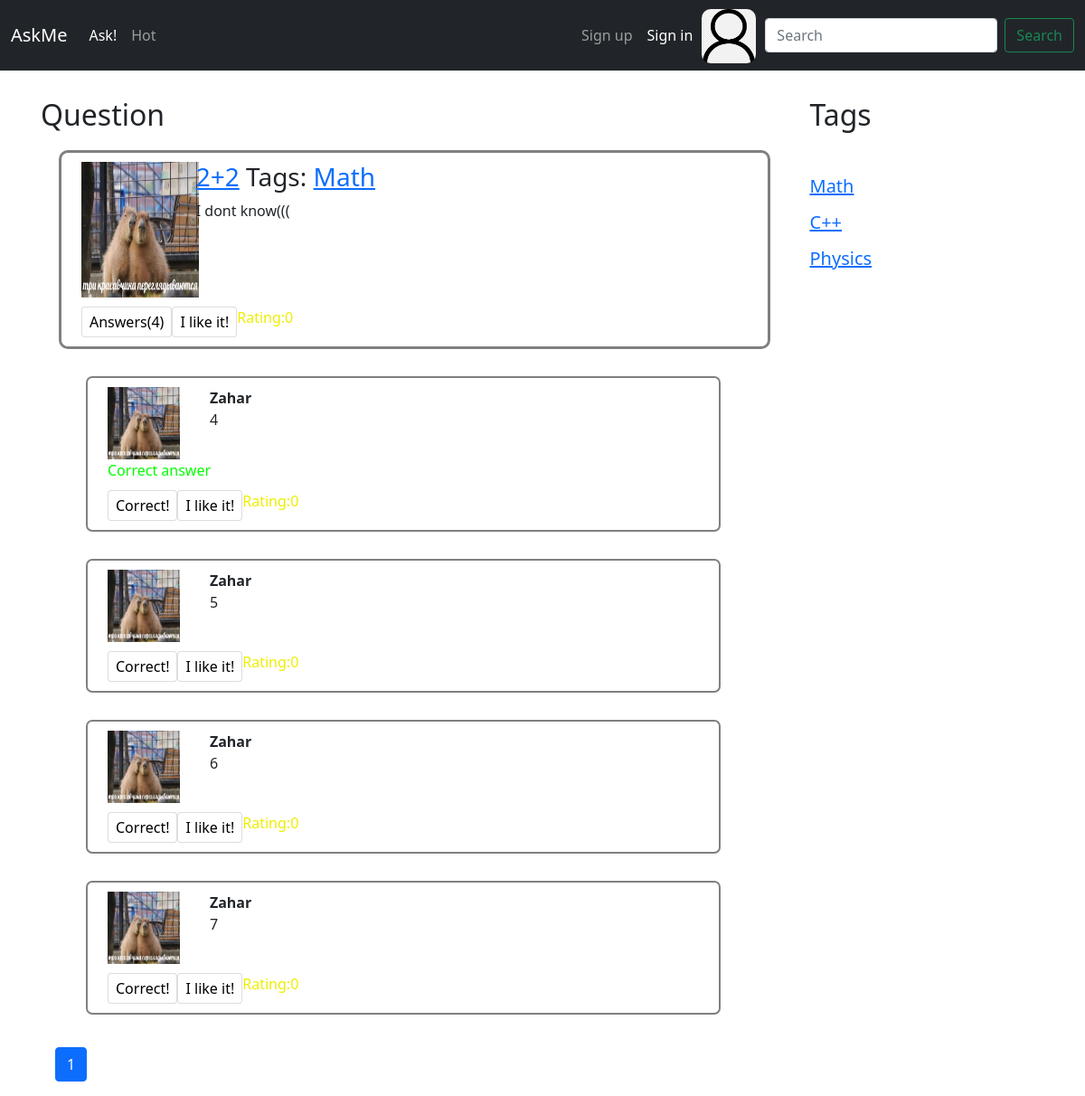
/question/1, run on an earlier commit of the app's database.
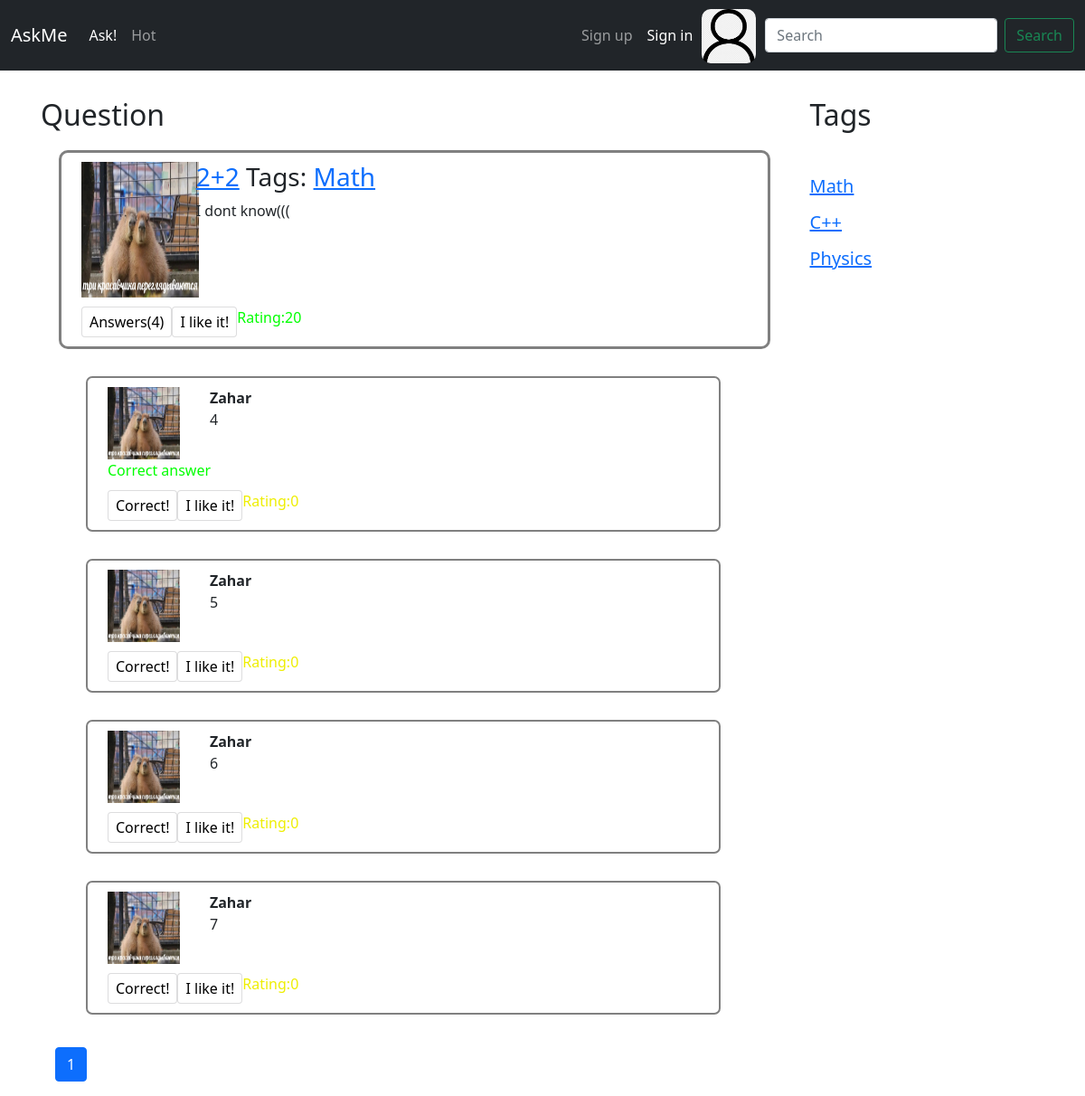
And on a later commit of the database.
### app/models.py (models this page shows, shortened)
class Question(models.Model):
    objects = QuestionManager()
    author = models.ForeignKey(User, on_delete=models.CASCADE, null=True)
    tags = models.ManyToManyField(Tag)
    create_date = models.DateTimeField(blank=True, auto_now=True)
    title = models.CharField(max_length=256)
    text = models.CharField(max_length=1000, blank=True)
    likes = models.IntegerField(default=0)
    def get_tags(self):
        return self.tags

### app/views.py (the view)
# urls.py: path('question/<int:i>', views.question, name = "question"),
def question(request, i: int):
    quest = Question.objects.get_question_by_id(i)[0]
    answers = pagination(Answer.objects.get_answers_by_question(i), request)
    tags = Tag.objects.all().values()
    tags_for_quest = quest.get_tags().values()
    return render(request, "question_page.html", {'question': quest, "answers": answers, "tags": tags,
                                                  "tags_for_quest": tags_for_quest})

### app/models.py (called while the page is built)
    def __str__(self):
        return self.username

    def get_question_by_id(self, question_id):
        return self.filter(id=question_id)

    def get_answers_by_question(self, question_id):
        return self.filter(question__id=question_id)

    def get_author(self):
        return self.author

### app/views.py (called while the page is built)
def pagination(list_obj, request):
    paginator = Paginator(list_obj, PAGINATION_SIZE)
    page = request.GET.get('page')
    content = paginator.get_page(page)
    return content

### templates/question_page.html
{% extends "inc/base.html" %}
{% load static %}
{% block content %}
    <h2 class="mt-5">Question</h2>
    {% include 'inc/question.html' %}
    {% for answer in answers %}
        {% include 'inc/answer.html' %}
    {% endfor %}
    {%  include 'inc/answer_paginator.html' %}
{% endblock %}

### templates/inc/question.html
{% load static %}
<div class="row question">
    <div class="col-2">
        <img class="avatar-question" src="{% static 'img/Capibers.jpg' %}" alt="">
    </div>
    <div class="col-10">
        <h3><a href="{% url 'question' question.id %}">{{ question.title }}</a> Tags:
        {% for tag in tags_for_quest %}
            <a href="{% url 'question_tag' tag.title %}">{{ tag.title }}</a>
        {% endfor %}
        </h3>
        <p>{{ question.text }}</p>
    </div>
    <div class="col-md-6 d-flex justify-content-left" style="padding-top: 10px">
        <div>
            <button style="background-color: #fff; padding: 4px 8px; border-radius: 4px; border: 1px solid rgba(27, 31, 35, 0.15);">
                Answers({{ answers|length }})
            </button>
        </div>
        <div>
            <button style="background-color: #fff; padding: 4px 8px; border-radius: 4px; border: 1px solid rgba(27, 31, 35, 0.15);">
                I like it!
            </button>
        </div>
        <div>
            {% if question.likes > 0 %}
                <div style="color: #00ff00">Rating:{{ question.likes }}</div>
            {% elif question.likes == 0 %}
                <div style="color: #eeee00">Rating:{{ question.likes }}</div>
            {% else %}
                <div style="color: #ff0000">Rating:{{ question.likes }}</div>
            {% endif %}
        </div>
    </div>
</div>

What changed in the data, as far as the page shows it:
changed Question "I dont know(((": likes "0" → "20"
